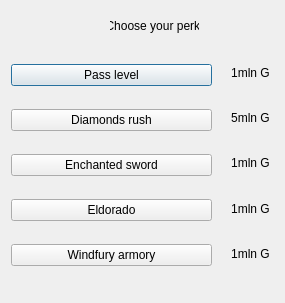
<?xml version="1.0" encoding="UTF-8"?>
<ui version="4.0">
 <class>PerksUI</class>
 <widget class="QDialog" name="PerksUI">
  <property name="geometry">
   <rect>
    <x>0</x>
    <y>0</y>
    <width>285</width>
    <height>303</height>
   </rect>
  </property>
  <property name="windowTitle">
   <string>Perks</string>
  </property>
  <widget class="QLabel" name="perkDescr_lbl">
   <property name="geometry">
    <rect>
     <x>110</x>
     <y>10</y>
     <width>89</width>
     <height>31</height>
    </rect>
   </property>
   <property name="text">
    <string>Choose your perk!</string>
   </property>
   <property name="alignment">
    <set>Qt::AlignCenter</set>
   </property>
  </widget>
  <widget class="QWidget" name="">
   <property name="geometry">
    <rect>
     <x>11</x>
     <y>47</y>
     <width>201</width>
     <height>241</height>
    </rect>
   </property>
   <layout class="QVBoxLayout" name="verticalLayout">
    <item>
     <widget class="QPushButton" name="perksPassLvl_btn">
      <property name="text">
       <string>Pass level</string>
      </property>
     </widget>
    </item>
    <item>
     <widget class="QPushButton" name="perksDmndRush_btn">
      <property name="text">
       <string>Diamonds rush</string>
      </property>
     </widget>
    </item>
    <item>
     <widget class="QPushButton" name="perksEnchantedSwrd_btn">
      <property name="text">
       <string>Enchanted sword</string>
      </property>
     </widget>
    </item>
    <item>
     <widget class="QPushButton" name="perksEldoradoBtn">
      <property name="text">
       <string>Eldorado</string>
      </property>
     </widget>
    </item>
    <item>
     <widget class="QPushButton" name="perksWindfury_btn">
      <property name="text">
       <string>Windfury armory</string>
      </property>
     </widget>
    </item>
   </layout>
  </widget>
  <widget class="QWidget" name="">
   <property name="geometry">
    <rect>
     <x>220</x>
     <y>50</y>
     <width>61</width>
     <height>241</height>
    </rect>
   </property>
   <layout class="QVBoxLayout" name="verticalLayout_2">
    <property name="spacing">
     <number>0</number>
    </property>
    <property name="bottomMargin">
     <number>15</number>
    </property>
    <item>
     <widget class="QLabel" name="passLvlCost_lbl">
      <property name="text">
       <string>1mln G</string>
      </property>
      <property name="alignment">
       <set>Qt::AlignCenter</set>
      </property>
     </widget>
    </item>
    <item>
     <widget class="QLabel" name="dmndsRushCost_lbl">
      <property name="text">
       <string>5mln G</string>
      </property>
      <property name="alignment">
       <set>Qt::AlignCenter</set>
      </property>
     </widget>
    </item>
    <item>
     <widget class="QLabel" name="enchSwordCost_lbl">
      <property name="text">
       <string>1mln G</string>
      </property>
      <property name="alignment">
       <set>Qt::AlignCenter</set>
      </property>
     </widget>
    </item>
    <item>
     <widget class="QLabel" name="eldoradoCost_lbl">
      <property name="text">
       <string>1mln G</string>
      </property>
      <property name="alignment">
       <set>Qt::AlignCenter</set>
      </property>
     </widget>
    </item>
    <item>
     <widget class="QLabel" name="windfuryCost_lbl">
      <property name="text">
       <string>1mln G</string>
      </property>
      <property name="alignment">
       <set>Qt::AlignCenter</set>
      </property>
     </widget>
    </item>
   </layout>
  </widget>
 </widget>
 <resources/>
 <connections/>
</ui>
